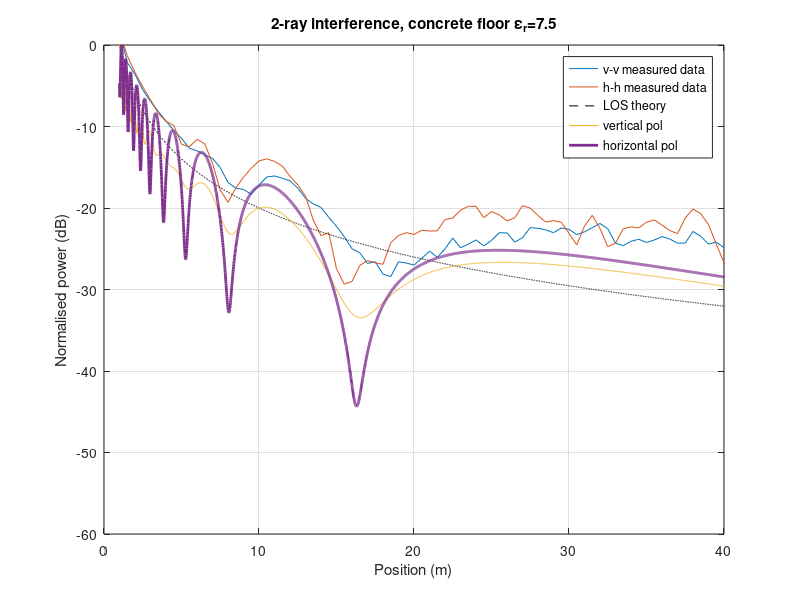

MATLAB code for this plot:
clear
clc

% measured data v-v
measured_data_v = [
    0	9.3	9.44
    0.5	6.22	6.32
    1	1.72	1.79
    1.5	-2.16	-2.1
    2	-3.66	-3.57
    2.5	-5.54	-5.47
    3	-6.96	-6.88
    3.5	-8.24	-8.05
    4	-9.42	-9.26
    4.5	-10.54	-10.41
    5	-11.5	-11.4
    5.5	-12.74	-12.58
    6	-13.03	-12.94
    6.5	-13.59	-13.39
    7	-13.97	-13.84
    7.5	-15.1	-14.99
    8	-16.98	-16.74
    8.5	-17.6	-17.53
    9	-17.78	-17.66
    9.5	-18.37	-18.27
    10	-17.26	-17.13
    10.5	-16.24	-16.15
    11	-16.09	-16.04
    11.5	-16.4	-16.3
    12	-16.7	-16.62
    12.5	-17.64	-17.48
    13	-18.92	-18.7
    13.5	-19.6	-19.4
    14	-20.04	-19.82
    14.5	-21.2	-21.09
    15	-22.36	-22.15
    15.5	-23.63	-23.41
    16	-25.19	-24.82
    16.5	-25.62	-25.37
    17	-26.84	-26.76
    17.5	-26.74	-26.44
    18	-28.24	-27.99
    18.5	-28.68	-28.15
    19	-26.7	-26.5
    19.5	-26.84	-26.66
    20	-27.06	-26.94
    20.5	-26.28	-26.09
    21	-25.4	-25.19
    21.5	-26.12	-25.95
    22	-25.14	-24.89
    22.5	-23.81	-23.55
    23	-24.94	-24.84
    23.5	-24.53	-24.35
    24	-23.97	-23.85
    24.5	-24.71	-24.58
    25	-23.98	-23.97
    25.5	-23.08	-22.98
    26	-23.17	-22.96
    26.5	-24.36	-24.02
    27	-23.81	-23.48
    27.5	-22.55	-22.26
    28	-22.6	-22.39
    28.5	-22.8	-22.56
    29	-23.13	-22.93
    29.5	-22.63	-22.29
    30	-22.74	-22.49
    30.5	-23.82	-22.72
    31	-23.01	-22.84
    31.5	-22.5	-22.33
    32	-21.96	-21.83
    32.5	-22.78	-22.32
    33	-24.5	-24.13
    33.5	-24.81	-24.43
    34	-24.2	-23.97
    34.5	-24.04	-23.63
    35	-24.43	-24.04
    35.5	-23.98	-23.88
    36	-23.65	-23.36
    36.5	-23.88	-23.73
    37	-24.44	-24.19
    37.5	-24.41	-24.19
    38	-22.81	-22.94
    38.5	-23.61	-23.33
    39	-24.49	-24.38
    39.5	-24.24	-24.13
    40	-25.05	-24.66
    ];

% convert cm into m
distance_v = measured_data_v(:,1);

power_average_v = (measured_data_v(:,2) + measured_data_v(:,3))./2;


% measured data h_h
measured_data_h  = [
    0	9.34	9.36
    0.5	6.34	6.36
    1	1.65	1.71
    1.5	-1.39	-1.25
    2	-3.39	-3.33
    2.5	-5.19	-5.07
    3	-6.78	-6.65
    3.5	-8.43	-8.36
    4	-9.4	-9.31
    4.5	-9.91	-9.85
    5	-12.28	-12.06
    5.5	-12.54	-12.47
    6	-11.6	-11.55
    6.5	-12.17	-12.08
    7	-14.54	-14.47
    7.5	-17.85	-17.74
    8	-19.32	-19.28
    8.5	-17.64	-17.49
    9	-16.28	-16.14
    9.5	-15.15	-15.09
    10	-14.3	-14.16
    10.5	-14.03	-13.9
    11	-14.34	-14.23
    11.5	-14.9	-14.8
    12	-16.13	-16.07
    12.5	-17.22	-17.08
    13	-18.57	-18.48
    13.5	-21.7	-21.25
    14	-23.78	-23.01
    14.5	-23.23	-22.81
    15	-27.53	-27.37
    15.5	-29.58	-29.1
    16	-29.15	-28.88
    16.5	-27.17	-26.94
    17	-26.71	-26.2
    17.5	-26.88	-26.59
    18	-27.03	-26.78
    18.5	-24.43	-24.08
    19	-23.45	-23.3
    19.5	-23.2	-22.85
    20	-23.35	-23.15
    20.5	-22.8	-22.66
    21	-23.03	-22.62
    21.5	-22.89	-22.71
    22	-21.38	-21.45
    22.5	-21.28	-21.21
    23	-20.3	-20.23
    23.5	-19.88	-19.7
    24	-19.97	-19.63
    24.5	-21.3	-21.07
    25	-20.51	-20.37
    25.5	-20.9	-20.79
    26	-21.67	-21.48
    26.5	-21.34	-21.08
    27	-19.79	-19.64
    27.5	-20.05	-19.97
    28	-20.97	-20.89
    28.5	-21.78	-21.67
    29	-21.6	-21.48
    29.5	-21.82	-21.71
    30	-23.14	-23.08
    30.5	-24.58	-24.47
    31	-22.28	-22.16
    31.5	-20.98	-20.82
    32	-22.57	-22.48
    32.5	-24.86	-24.62
    33	-24.24	-24.41
    33.5	-22.75	-22.34
    34	-22.39	-22.25
    34.5	-22.5	-22.37
    35	-21.83	-21.67
    35.5	-21.51	-21.42
    36	-22.16	-22.03
    36.5	-22.88	-22.64
    37	-23.2	-23.11
    37.5	-21.27	-21.17
    38	-20.17	-20.08
    38.5	-20.76	-20.63
    39	-22.1	-22.01
    39.5	-24.47	-24.35
    40	-26.78	-26.65
    40.5	-27.98	-27.7
    ];

distance_h  = measured_data_h (:,1);

power_average_h  = (measured_data_h (:,2)+measured_data_h(:,3))./2;

figure(1)
plot(distance_v, power_average_v)
title('SBA Power figure')
xlabel('distance m')
ylabel('Power dBm')
hold on
plot(distance_h , power_average_h )
legend('v-v','h-h')
grid on
hold on

%% 2nd of December,  2018

% consolidated 2.45GHz theory & measured data
% for EEE414 propagation assignment


%%%%%%%%%%%%%%%%%%%%%%%%%%%%%%%%%%%%%%%%%%%%%%%%%%%%%%%%%%%%%%%%%%%%%
%% two-ray interference model derived from Sommer  %%
%%%%%%%%%%%%%%%%%%%%%%%%%%%%%%%%%%%%%%%%%%%%%%%%%%%%%%%%%%%%%%%%%%%%%

% height above floor in metres
% this is set for 1metre
% measurmenets were done at 1.03 & 1.09metres
h1 = 1.00;

% wavelength in metres
l = 0.1223673;

% separation distances
dS = [1:0.01:50];

% freespace loss,  equation 1
Lfs = -20*log10( 4*pi*dS/l );

% separation distances,  coarse version
dS_c = [1 1.25 1.5 2 2.5 3 3.5 4:1:50];

% freespace loss,  equation 1,  coarse version
Lfs_c = -20*log10( 4*pi*dS_c/l );

%% relative permittivity of the floor  %%
er = 4.5;

%%%  NORMAL  %%%
% two-ray interference
dref = sqrt( dS.*dS + 4*h1.*h1 );

sinT = 2*h1./dref;

cosT = dS./dref;

phi = 2*pi* ( dS - dref )/l;

% reflection coefficient for normal polarisation
rc_norm_44 = ( sinT - sqrt( er - cosT.*cosT ) ) ./ ( sinT + sqrt( er - cosT.*cosT ) );

% 2-Ray Interfence (TRI) calculation
LtriN_44 = -20*log10( 4*pi*dS/l ./ abs( 1 + rc_norm_44.*exp( i*phi ) ) );



%%%  PARALLEL  %%%
% calculations for horizontal polarisation
dref2 = sqrt( dS.*dS + 4*h1.*h1 );
sinT2 = 2*h1./dref2;
cosT2 = dS./dref2;
phi2 = 2*pi* ( dS - dref2 )/l;

% reflection coefficient for parallel polarisation
rc_para_44 = ( -er*sinT2 + sqrt( er - cosT2.*cosT2 ) ) ./ ( er*sinT2 + sqrt( er - cosT2.*cosT2 ) );
%% is the first - sign wrong?
%%  %% was:  rc_para_44 = ( -er*sinT2 + sqrt( er - cosT2.*cosT2 ) ) ./ ( er*sinT2 + sqrt( er - cosT2.*cosT2 ) );

% 2-Ray Interfence (TRI) calculation
LtriP_44 = -20*log10( 4*pi*dS/l ./ abs( 1 - rc_para_44.*exp( i*phi2 ) ) );
%% negated the reflection coefficient


%% relative permittivity of the floor  %%
er = 4.5;

%%%  NORMAL  %%%
% two-ray interference
dref = sqrt( dS.*dS + 4*h1.*h1 );

sinT = 2*h1./dref;

cosT = dS./dref;

phi = 2*pi* ( dS - dref )/l;

% reflection coefficient for normal polarisation
rc_norm_75 = ( sinT - sqrt( er - cosT.*cosT ) ) ./ ( sinT + sqrt( er - cosT.*cosT ) );

% 2-Ray Interfence (TRI) calculation
LtriN_75 = -20*log10( 4*pi*dS/l ./ abs( 1 + rc_norm_75.*exp( i*phi ) ) );

%%%  PARALLEL  %%%
% calculations for horizontal polarisation
dref2 = sqrt( dS.*dS + 4*h1.*h1 );
sinT2 = 2*h1./dref2;
cosT2 = dS./dref2;
phi2 = 2*pi* ( dS - dref2 )/l;

% reflection coefficient for parallel polarisation
rc_para_75 = ( -er*sinT2 + sqrt( er - cosT2.*cosT2 ) ) ./ ( er*sinT2 + sqrt( er - cosT2.*cosT2 ) );
%% %% was:  rc_para_75 = ( -er*sinT2 + sqrt( er - cosT2.*cosT2 ) ) ./ ( er*sinT2 + sqrt( er - cosT2.*cosT2 ) );

% 2-Ray Interfence (TRI) calculation
LtriP_75 = -20*log10( 4*pi*dS/l ./ abs( 1 - rc_para_75.*exp( i*phi2 ) ) );


%%%%%%%%%%%%%%%%%%%%%%%%%%%%%%%%%%%%%%%%%%%%%%%%%%%%%%%%%%%%%%%%%%%%%
%%  PEC  %%
%%%%%%%%%%%%%%%%%%%%%%%%%%%%%%%%%%%%%%%%%%%%%%%%%%%%%%%%%%%%%%%%%%%%%

% TRI calculation using reflection coefficient 1 for horizontal polarisation incident on PEC floor
LtriPEC_P = -20*log10( 4*pi*dS/l ./ abs( 1 +1.*exp( i*phi2 ) ) );

LtriPEC_N = -20*log10( 4*pi*dS/l ./ abs( 1 -1.*exp( i*phi2 ) ) );

plot(dS,Lfs-max(Lfs),'k--',dS,LtriP_75-max(LtriP_75),dS,LtriN_75-max(LtriN_75),'LineWidth',2)
% plot(dS,Lfs-max(Lfs),'k--',dS,LtriP_44-max(LtriP_44),dS,LtriN_44-max(LtriN_44),'LineWidth',2)
xlabel('Position (m)')
ylabel('Normalised power (dB)')
legend('v-v measured data','h-h measured data','LOS theory','vertical pol','horizontal pol')  % ,'total')
title('2-ray interference, concrete floor \epsilon_r=7.5')
grid on
axis([0 40 -60 0])


